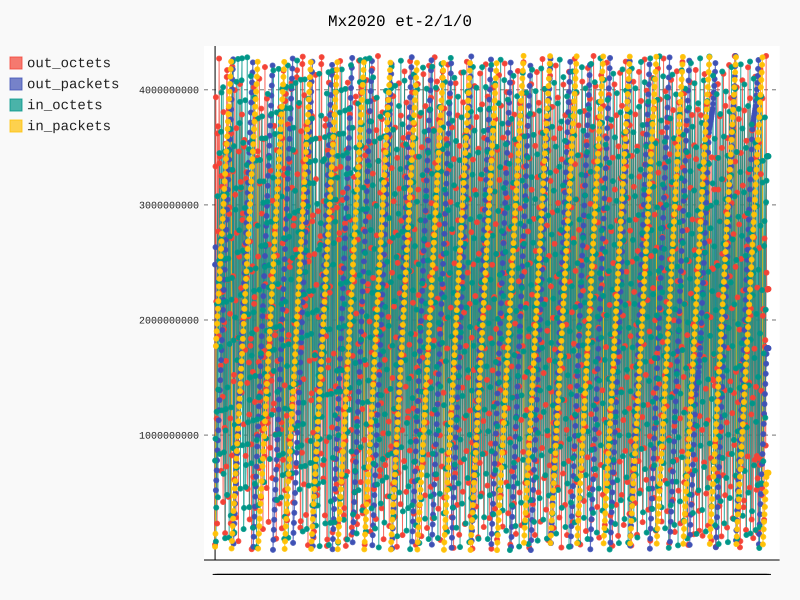

Recreate this plot in Python.
from pysnmp.entity.rfc3413.oneliner import cmdgen
import pygal
import datetime


cmdGen = cmdgen.CommandGenerator()

host = '10.85.88.25'
community = 'DEVOPS'

# Hostname OID
system_name = '1.3.6.1.2.1.1.5.0'



# Interface OID
interface_in_oct = '1.3.6.1.2.1.2.2.1.10.794'
interface_in_uPackets = '1.3.6.1.2.1.2.2.1.11.794'
interface_out_oct = '1.3.6.1.2.1.2.2.1.16.794'
interface_out_uPackets = '1.3.6.1.2.1.2.2.1.17.794'


def snmp_query(host, community, oid):
    errorIndication, errorStatus, errorIndex, varBinds = cmdGen.getCmd(
        cmdgen.CommunityData(community),
        cmdgen.UdpTransportTarget((host, 161)),
        oid
    )
    
    # Check for errors and print out results
    if errorIndication:
        print(errorIndication)
    else:
        if errorStatus:
            print('%s at %s' % (
                errorStatus.prettyPrint(),
                errorIndex and varBinds[int(errorIndex)-1] or '?'
                )
            )
        else:
            for name, val in varBinds:
                return(str(val))

result = {}
result['Time'] = datetime.datetime.utcnow().isoformat()
result['hostname'] = snmp_query(host, community, system_name)
result['Interface_In_Octet'] = snmp_query(host, community, interface_in_oct)
result['Interface_In_uPackets'] = snmp_query(host, community, interface_in_uPackets)
result['Interface_Out_Octet'] = snmp_query(host, community, interface_out_oct)
result['Interface_Out_uPackets'] = snmp_query(host, community, interface_out_uPackets)

with open('/root/Working_Directory/SNMP/results_for_graph_3.txt', 'a') as f:
    f.write(str(result))
    f.write('\n')
    
    

x_time = []
out_octets = []
out_packets = []
in_octets = []
in_packets = []


with open('/root/Working_Directory/SNMP/results_for_graph_3.txt', 'r') as f:
    for line in f.readlines():
        # eval(line) reads in each line as dictionary instead of string
        line = eval(line)
        # convert to internal float 
        x_time.append(line['Time'])
        out_packets.append(float(line['Interface_Out_uPackets']))
        out_octets.append(float(line['Interface_Out_Octet']))
        in_packets.append(float(line['Interface_In_uPackets']))
        in_octets.append(float(line['Interface_In_Octet']))

line_chart = pygal.Line()
line_chart.title = "Mx2020 et-2/1/0"
line_chart.x_labels = x_time
line_chart.add('out_octets', out_octets)
line_chart.add('out_packets', out_packets)
line_chart.add('in_octets', in_octets)
line_chart.add('in_packets', in_packets)
line_chart.render_to_file('/root/Working_Directory/SNMP/pygal_test_3.svg')
